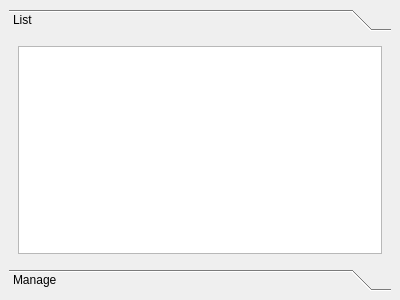
<?xml version="1.0" encoding="UTF-8"?>
<ui version="4.0">
 <class>DockBuddiesList</class>
 <widget class="QDockWidget" name="DockBuddiesList">
  <property name="geometry">
   <rect>
    <x>0</x>
    <y>0</y>
    <width>400</width>
    <height>300</height>
   </rect>
  </property>
  <property name="windowTitle">
   <string>Buddies</string>
  </property>
  <widget class="QWidget" name="dockWidgetContents">
   <layout class="QVBoxLayout" name="verticalLayout">
    <item>
     <widget class="QToolBox" name="toolBox">
      <property name="currentIndex">
       <number>0</number>
      </property>
      <widget class="QWidget" name="pageList">
       <property name="geometry">
        <rect>
         <x>0</x>
         <y>0</y>
         <width>376</width>
         <height>201</height>
        </rect>
       </property>
       <attribute name="label">
        <string>List</string>
       </attribute>
       <layout class="QVBoxLayout" name="verticalLayout_2">
        <item>
         <widget class="QTableView" name="buddiesTable">
          <property name="editTriggers">
           <set>QAbstractItemView::NoEditTriggers</set>
          </property>
          <property name="selectionMode">
           <enum>QAbstractItemView::SingleSelection</enum>
          </property>
          <property name="selectionBehavior">
           <enum>QAbstractItemView::SelectRows</enum>
          </property>
          <property name="horizontalScrollMode">
           <enum>QAbstractItemView::ScrollPerPixel</enum>
          </property>
          <property name="sortingEnabled">
           <bool>true</bool>
          </property>
          <property name="wordWrap">
           <bool>false</bool>
          </property>
          <attribute name="verticalHeaderVisible">
           <bool>false</bool>
          </attribute>
         </widget>
        </item>
       </layout>
      </widget>
      <widget class="QWidget" name="pageManage">
       <property name="geometry">
        <rect>
         <x>0</x>
         <y>0</y>
         <width>144</width>
         <height>99</height>
        </rect>
       </property>
       <attribute name="label">
        <string>Manage</string>
       </attribute>
       <layout class="QVBoxLayout" name="verticalLayout_3">
        <item>
         <widget class="QListWidget" name="patternsList">
          <property name="contextMenuPolicy">
           <enum>Qt::CustomContextMenu</enum>
          </property>
          <property name="editTriggers">
           <set>QAbstractItemView::NoEditTriggers</set>
          </property>
          <property name="selectionMode">
           <enum>QAbstractItemView::ExtendedSelection</enum>
          </property>
         </widget>
        </item>
        <item>
         <layout class="QHBoxLayout" name="horizontalLayout_2">
          <item>
           <spacer name="horizontalSpacer">
            <property name="orientation">
             <enum>Qt::Horizontal</enum>
            </property>
            <property name="sizeHint" stdset="0">
             <size>
              <width>40</width>
              <height>20</height>
             </size>
            </property>
           </spacer>
          </item>
          <item>
           <widget class="QPushButton" name="addButton">
            <property name="text">
             <string>Add</string>
            </property>
           </widget>
          </item>
          <item>
           <widget class="QPushButton" name="deleteButton">
            <property name="text">
             <string>Delete</string>
            </property>
           </widget>
          </item>
         </layout>
        </item>
       </layout>
      </widget>
     </widget>
    </item>
   </layout>
  </widget>
 </widget>
 <resources/>
 <connections/>
</ui>
